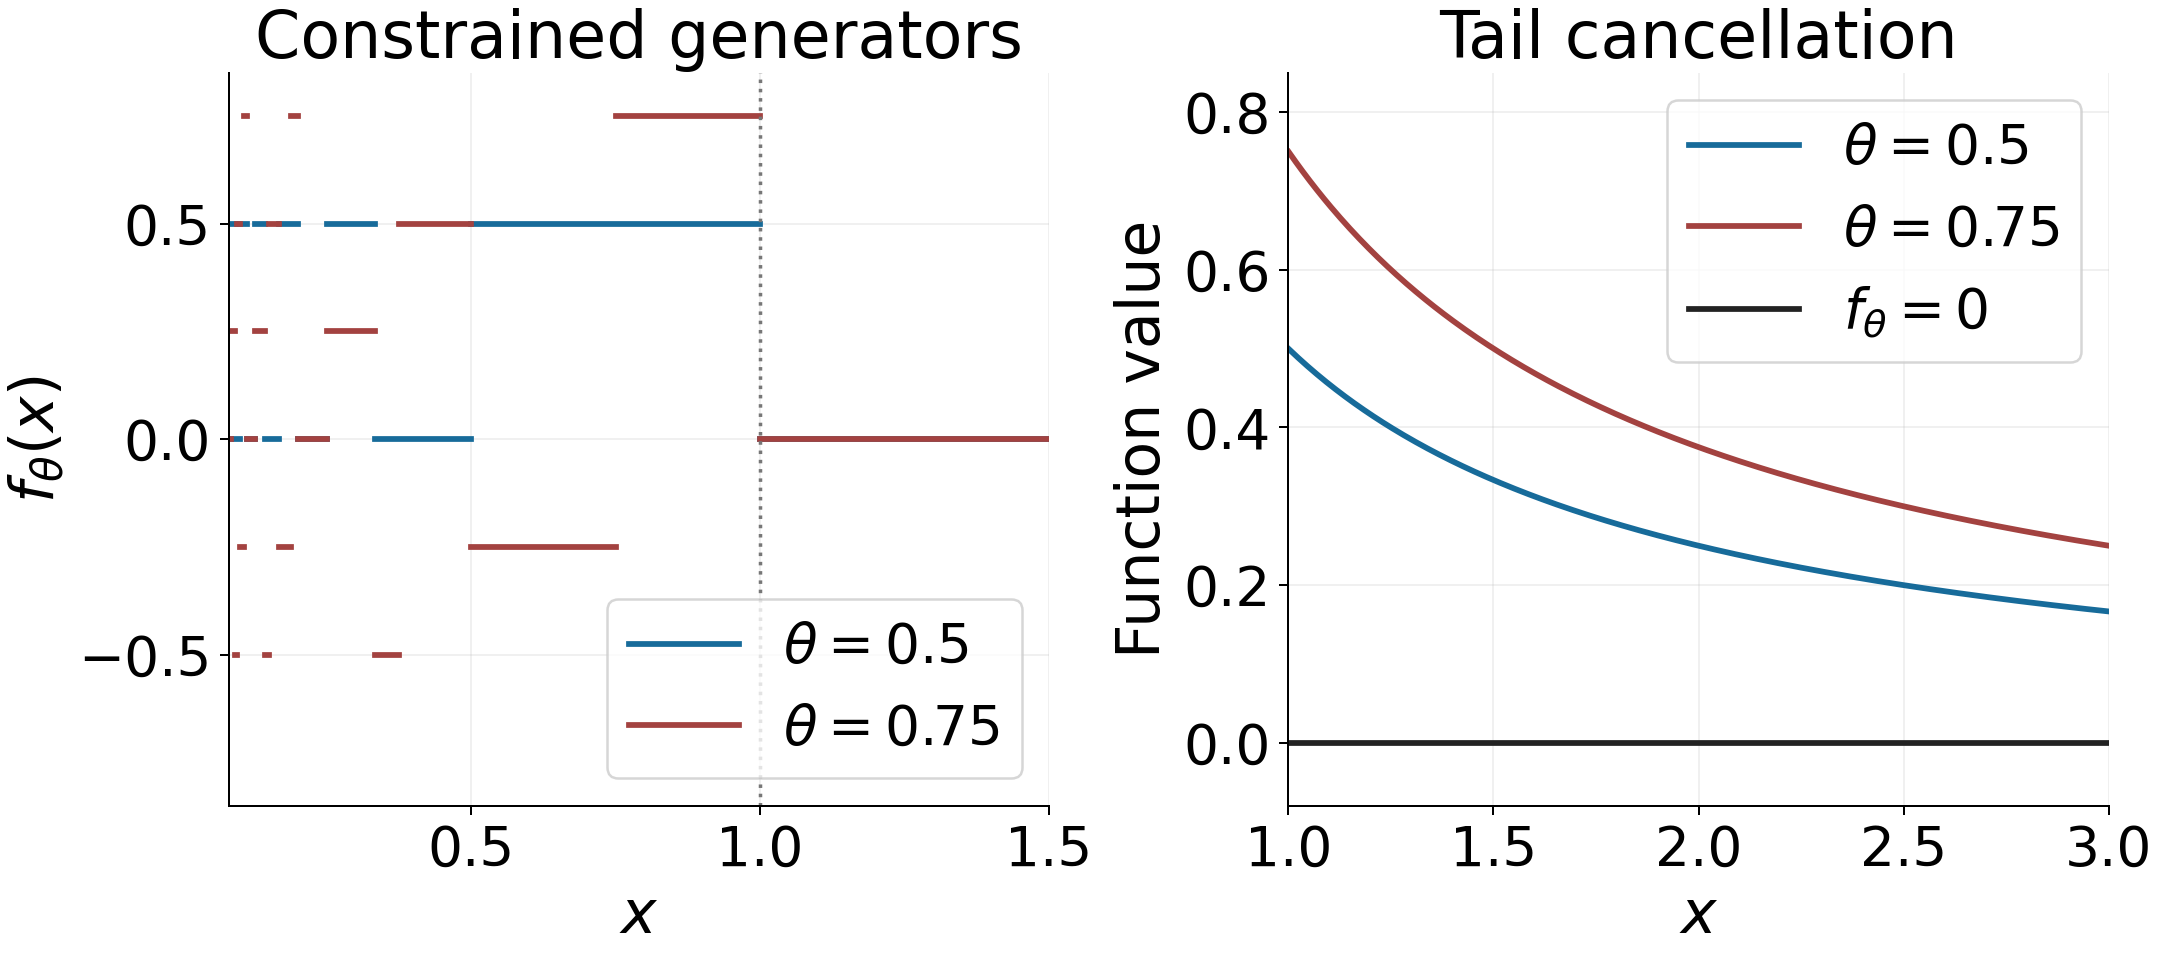

Reproduce this figure in Python.
"""Original CC0 illustration of exact Nyman–Beurling generators."""
from pathlib import Path
import numpy as np
import matplotlib
matplotlib.use('Agg')
import matplotlib.pyplot as plt
plt.rcParams.update({'font.size':22,'axes.titlesize':26,'axes.labelsize':24,'legend.fontsize':22})
fig,axes=plt.subplots(1,2,figsize=(12,5.3),layout='constrained')
colors=['#176b9a','#a34240']
for theta,color in zip([.5,.75],colors):
    breaks=sorted({.08,1.5}|{1/k for k in range(1,14) if .08<1/k<1.5}|{theta/k for k in range(1,14) if .08<theta/k<1.5})
    for i,(a,b) in enumerate(zip(breaks,breaks[1:])):
        midpoint=(a+b)/2
        value=theta*np.floor(1/midpoint)-np.floor(theta/midpoint)
        axes[0].plot([a,b],[value,value],color=color,lw=2.3,label=rf'$\theta={theta:g}$' if i==0 else None)
    x=np.linspace(1.001,3,350)
    axes[1].plot(x,theta/x,color=color,lw=2.3,label=rf'$\theta={theta:g}$')
axes[0].axvline(1,color='#777777',ls=':',lw=1.4)
axes[0].set(xlabel='$x$',ylabel=r'$f_\theta(x)$',title='Constrained generators',xlim=(.08,1.5),ylim=(-.85,.85))
axes[0].legend(loc='lower right')
axes[1].plot([1,3],[0,0],color='#222222',lw=2.3,label=r'$f_\theta=0$')
axes[1].set(xlabel='$x$',ylabel='Function value',title='Tail cancellation',xlim=(1,3),ylim=(-.08,.85))
axes[1].legend(loc='upper right')
for ax in axes:
    ax.grid(alpha=.18)
    ax.spines[['top','right']].set_visible(False)
fig.savefig(Path(__file__).with_suffix('.png'),dpi=180)
